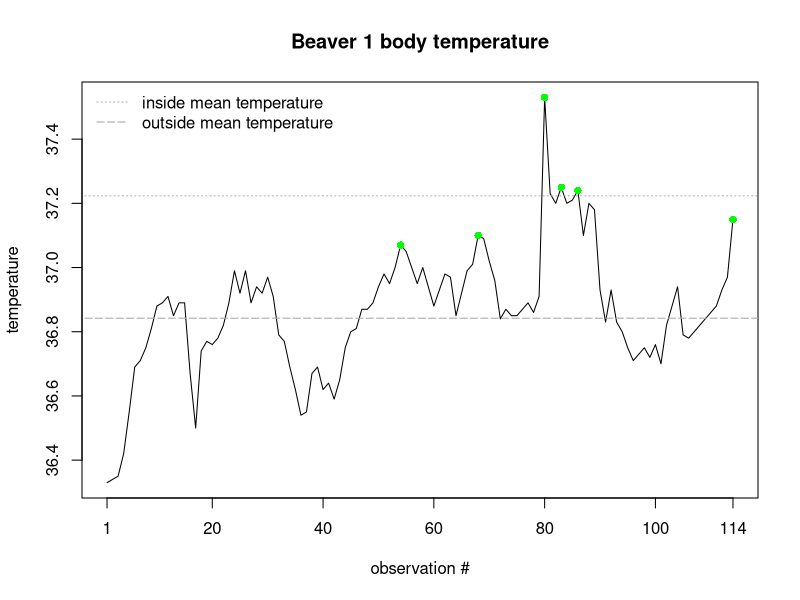

R code for this plot:
# Name: Kat Leigh
# Homework 2

#==Question 1a ####
# Use one function to compute the mean temperature for inside and outside the retreat.

# read in data
beaver1 <- beaver1
# look at data
head(beaver1)
# get means
av_temps <- tapply(beaver1$temp, beaver1$activ, mean)

#==Question 1b ####
#Recreate the plot

beaver1k <- cbind(beaver1, rowz=row(beaver1)[,1])

plot(x=beaver1k$rowz, y=beaver1k$temp, 'l', xaxt='n', xlim = c(1,114), xlab = 'observation #', ylab = 'temperature', main = 'Beaver 1 body temperature')
axis(side = 1, at=c(1,seq(20,100, by=20), 114))
points(x=beaver1k$rowz[beaver1k$activ==1], y=beaver1k$temp[beaver1k$activ==1], col='green', pch=16)
lines(x=c(-3,beaver1k$rowz,120), y=rep(av_temps[1], 2+length(beaver1k$rowz)), lty= 5, col='darkgrey')
lines(x=c(-3,beaver1k$rowz,120), y=rep(av_temps[2], 2+length(beaver1k$rowz)), lty= 3, col='darkgrey')
legend(x='topleft', legend = c('inside mean temperature', 'outside mean temperature'), lty = c(3,5), bty = 'n', col='darkgrey')

#==Question 2a ####
library(MASS)
?crabs
head(crabs)

# Use one function to compute the mean of frontal lobe size for “blue” and “orange” purple rock crabs.
av_flobe <- tapply(crabs$FL, crabs$sp, mean)

# Compute the standard deviation of frontal lobe size for “blue” and “orange” purple rock crabs.
sd_flobe <- tapply(crabs$FL, crabs$sp, sd)

#==Question 2b ####
# Run this line of code and explain what’s going on:
spsex <- crabs$sp:crabs$sex # creating a new factor based on the combined values in the 'sp' and 'sex' columns in the data frame 'crabs', and then storing the corresponding values as a new factor vector called 'spsex'.

#==Question 2c ####
# Change the levels of spsex so that they are more informative. So B:F might be called “Blue Female”.
levels(spsex) <- c('Blue Female', 'Blue Male', 'Orange Female', "Orange Male")

#==Question 2d ####
# Use one function to compute the mean of frontal lobe size for each sex and color combination of purple rock crab.
av_flobe_sc <- tapply(crabs$FL, spsex, mean)

#==Question 2e ####
# Use one function with the vector spsex to compute the total number of each sex and color combination of purple rock crab. Call this vector crab.counts. Hint: ?table.
crab.counts <- table(?cut(crabs, spsex))


#==Question 2f ####
# Create an informative plot using the crabs data with appropriate labeling. You may plot part of the data or all of the data, but you are required to create a multipanel plot with at least two dimensions using layout() or par(mfrow). Be creative!


